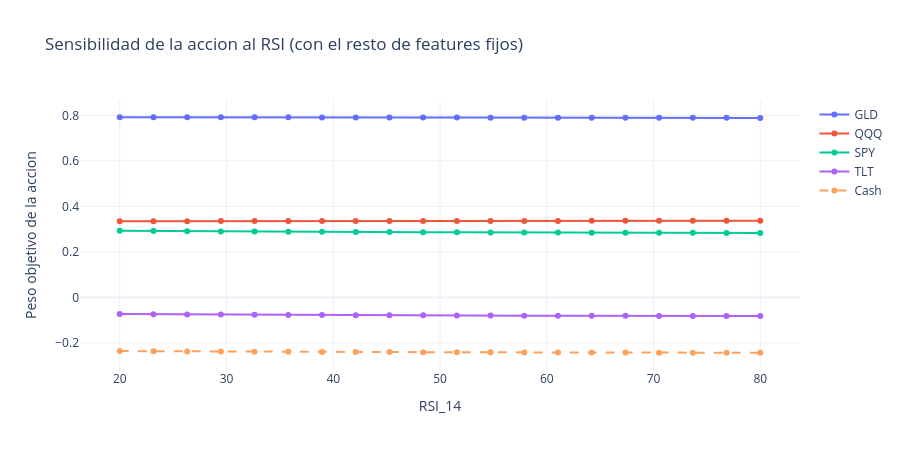

Notebook code cell kept with this figure:
### Markdown cell above
## §3 ¿Cómo reacciona el agente a cambios extremos en un feature?

Si el `rsi_14` (que va de 0 a 100) sube o baja, ¿cambia el agente sus pesos? ¿O la política es estática independientemente de las condiciones del mercado?

### Code cell
def sweep_feature(model, env, feature_name, feature_values, features):
    """Fija todas las observaciones a la media (o cero) y barre un feature especifico."""
    n_assets = env.n_assets
    window = env.cfg.window
    obs_idx = features.index(feature_name)
    
    # Hacer un reset con un estado inicial fijo (para que no dependa del tiempo)
    obs, _ = env.reset(seed=999, options={"start_idx": WINDOW - 1})
    
    actions = []
    for val in feature_values:
        obs_mod = obs.copy()
        for w in range(window):
            for a in range(n_assets):
                flat_idx = (w * n_assets + a) * len(features) + obs_idx
                obs_mod[flat_idx] = val
                
        # Predecir accion
        a, _ = model.predict(obs_mod, deterministic=True)
        actions.append(a)
        
    return np.array(actions)

# Barrido de RSI (de 20 a 80)
rsi_vals = np.linspace(20, 80, 20)
actions_rsi = sweep_feature(model_best, env_best, "rsi_14", rsi_vals, FEATURE_SETS[best_cash_row["features"]])

# Graficar
fig = go.Figure()
for i, ticker in enumerate(TICKERS):
    fig.add_trace(go.Scatter(x=rsi_vals, y=actions_rsi[:, i], name=ticker, mode="lines+markers"))
if best_cash_row["use_cash"]:
    fig.add_trace(go.Scatter(x=rsi_vals, y=actions_rsi[:, 4], name="Cash", mode="lines+markers", line=dict(dash="dash")))

fig.update_layout(
    title="Sensibilidad de la accion al RSI (con el resto de features fijos)",
    xaxis_title="RSI_14", yaxis_title="Peso objetivo de la accion",
    template="plotly_white", height=450
)
fig.show()

### Figure 1 — Plotly figure (JSON) as saved in the notebook; plotly's stock layout.template omitted (floating-point values rounded to 4 significant figures)
{"data": [{"mode": "lines+markers", "name": "GLD", "type": "scatter", "x": [20.0, 23.16, 26.32, 29.47, 32.63, 35.79, 38.95, 42.11, 45.26, 48.42, 51.58, 54.74, 57.89, 61.05, 64.21, 67.37, 70.53, 73.68, 76.84, 80.0], "y": [0.7915, 0.7918, 0.7918, 0.7917, 0.7915, 0.7913, 0.7911, 0.7909, 0.7907, 0.7905, 0.7903, 0.7901, 0.7899, 0.7898, 0.7896, 0.7895, 0.7893, 0.7892, 0.7891, 0.789]}, {"mode": "lines+markers", "name": "QQQ", "type": "scatter", "x": [20.0, 23.16, 26.32, 29.47, 32.63, 35.79, 38.95, 42.11, 45.26, 48.42, 51.58, 54.74, 57.89, 61.05, 64.21, 67.37, 70.53, 73.68, 76.84, 80.0], "y": [0.3348, 0.335, 0.3351, 0.3353, 0.3354, 0.3356, 0.3357, 0.3358, 0.3359, 0.336, 0.3361, 0.3362, 0.3362, 0.3363, 0.3364, 0.3364, 0.3365, 0.3366, 0.3366, 0.3366]}, {"mode": "lines+markers", "name": "SPY", "type": "scatter", "x": [20.0, 23.16, 26.32, 29.47, 32.63, 35.79, 38.95, 42.11, 45.26, 48.42, 51.58, 54.74, 57.89, 61.05, 64.21, 67.37, 70.53, 73.68, 76.84, 80.0], "y": [0.2928, 0.2918, 0.291, 0.2902, 0.2895, 0.2889, 0.2883, 0.2877, 0.2872, 0.2867, 0.2862, 0.2858, 0.2854, 0.285, 0.2847, 0.2843, 0.284, 0.2838, 0.2835, 0.2833]}, {"mode": "lines+markers", "name": "TLT", "type": "scatter", "x": [20.0, 23.16, 26.32, 29.47, 32.63, 35.79, 38.95, 42.11, 45.26, 48.42, 51.58, 54.74, 57.89, 61.05, 64.21, 67.37, 70.53, 73.68, 76.84, 80.0], "y": [-0.07334, -0.07416, -0.07489, -0.07557, -0.07621, -0.07681, -0.07737, -0.0779, -0.0784, -0.07887, -0.0793, -0.07971, -0.08008, -0.08043, -0.08075, -0.08105, -0.08132, -0.08157, -0.0818, -0.08201]}, {"line": {"dash": "dash"}, "mode": "lines+markers", "name": "Cash", "type": "scatter", "x": [20.0, 23.16, 26.32, 29.47, 32.63, 35.79, 38.95, 42.11, 45.26, 48.42, 51.58, 54.74, 57.89, 61.05, 64.21, 67.37, 70.53, 73.68, 76.84, 80.0], "y": [-0.2358, -0.2366, -0.2373, -0.238, -0.2385, -0.239, -0.2395, -0.2399, -0.2403, -0.2407, -0.241, -0.2414, -0.2417, -0.2419, -0.2422, -0.2424, -0.2426, -0.2428, -0.243, -0.2432]}], "layout": {"height": 450, "title": {"text": "Sensibilidad de la accion al RSI (con el resto de features fijos)"}, "xaxis": {"title": {"text": "RSI_14"}}, "yaxis": {"title": {"text": "Peso objetivo de la accion"}}}}
